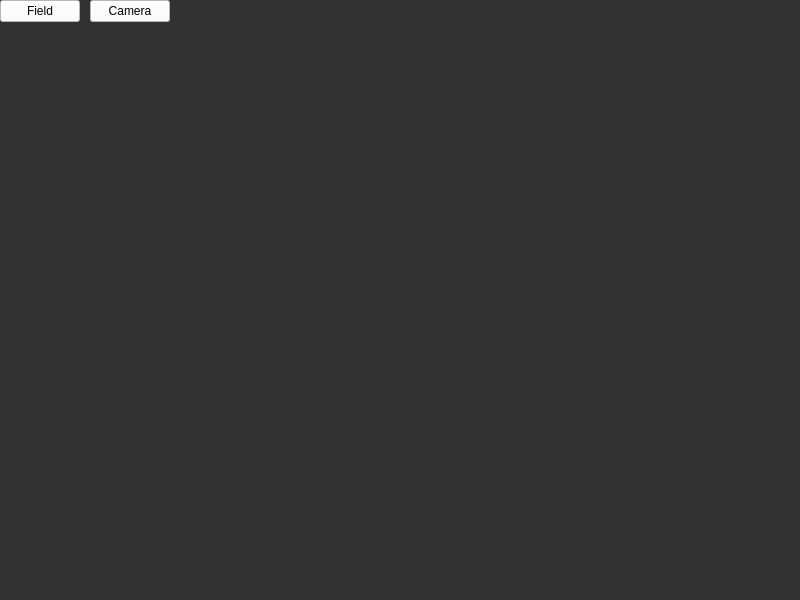
<?xml version="1.0" encoding="UTF-8"?>
<ui version="4.0">
 <class>MainWindow</class>
 <widget class="QMainWindow" name="MainWindow">
  <property name="geometry">
   <rect>
    <x>0</x>
    <y>0</y>
    <width>800</width>
    <height>600</height>
   </rect>
  </property>
  <property name="sizePolicy">
   <sizepolicy hsizetype="Preferred" vsizetype="Preferred">
    <horstretch>0</horstretch>
    <verstretch>0</verstretch>
   </sizepolicy>
  </property>
  <property name="windowTitle">
   <string>3dViewer</string>
  </property>
  <property name="styleSheet">
   <string notr="true">QMainWindow {
background-color: #323232;  /* Black */
color:white;
}

QPushButton {
background-color: white;

}

</string>
  </property>
  <widget class="QWidget" name="centralwidget">
   <layout class="QGridLayout" name="gridLayout">
    <property name="leftMargin">
     <number>0</number>
    </property>
    <property name="topMargin">
     <number>0</number>
    </property>
    <property name="rightMargin">
     <number>0</number>
    </property>
    <property name="bottomMargin">
     <number>0</number>
    </property>
    <property name="spacing">
     <number>0</number>
    </property>
    <item row="1" column="0" colspan="4">
     <widget class="QWidget" name="W_mainWidget" native="true">
      <property name="sizePolicy">
       <sizepolicy hsizetype="Preferred" vsizetype="Expanding">
        <horstretch>0</horstretch>
        <verstretch>0</verstretch>
       </sizepolicy>
      </property>
      <layout class="QGridLayout" name="gridLayout_2"/>
     </widget>
    </item>
    <item row="0" column="0" colspan="4">
     <layout class="QHBoxLayout" name="horizontalLayout_2" stretch="0,0,0">
      <property name="spacing">
       <number>10</number>
      </property>
      <property name="leftMargin">
       <number>0</number>
      </property>
      <item>
       <widget class="QPushButton" name="PB_grid">
        <property name="styleSheet">
         <string notr="true"/>
        </property>
        <property name="text">
         <string>Field</string>
        </property>
       </widget>
      </item>
      <item>
       <widget class="QPushButton" name="PB_cameraSettings">
        <property name="text">
         <string>Camera</string>
        </property>
       </widget>
      </item>
      <item>
       <spacer name="horizontalSpacer">
        <property name="orientation">
         <enum>Qt::Horizontal</enum>
        </property>
        <property name="sizeType">
         <enum>QSizePolicy::Expanding</enum>
        </property>
        <property name="sizeHint" stdset="0">
         <size>
          <width>40</width>
          <height>20</height>
         </size>
        </property>
       </spacer>
      </item>
     </layout>
    </item>
   </layout>
  </widget>
 </widget>
 <resources/>
 <connections/>
</ui>
